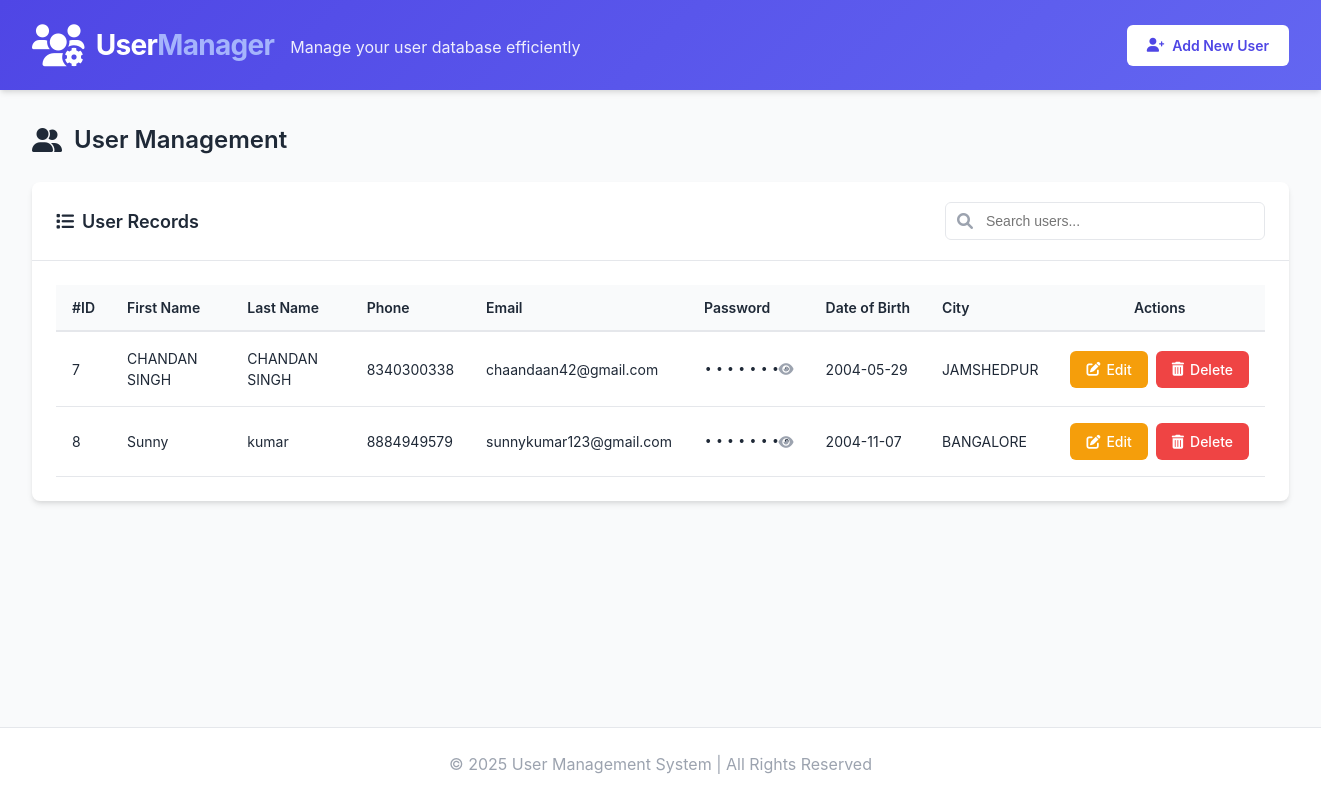
The page /php/users.php on the database as committed earlier.
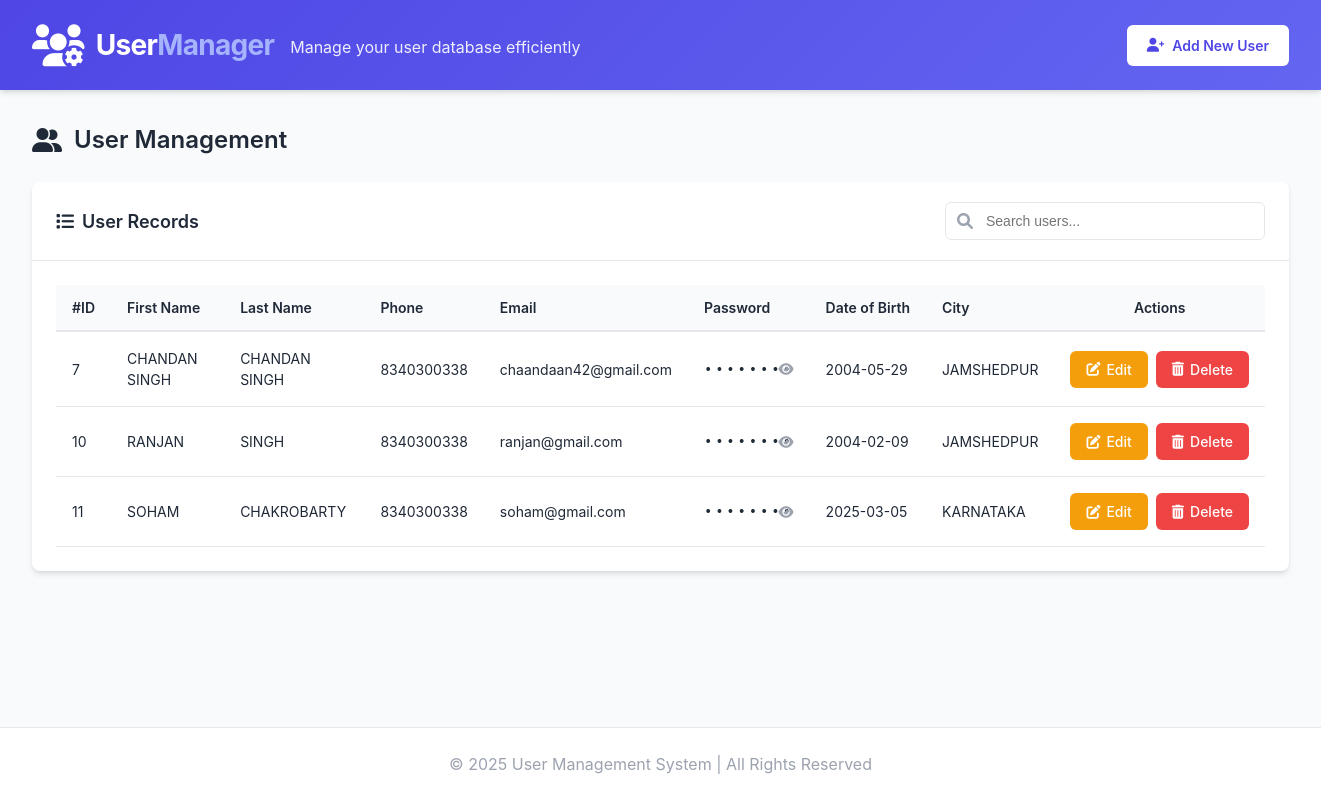
The same page on the database as committed later.
### tables this page shows
CREATE TABLE `user` (
  `ID` int(12) NOT NULL,
  `FirstName` varchar(30) NOT NULL,
  `LastName` varchar(30) NOT NULL,
  `Phone` bigint(10) NOT NULL,
  `Mail` varchar(30) NOT NULL,
  `Password` varchar(16) NOT NULL,
  `DOB` date NOT NULL,
  `City` varchar(20) NOT NULL
);

### php/users.php (the view, shortened to what the changed rows need)
<!DOCTYPE html>
<html lang="en">
<head>
    <link rel="stylesheet" href="https://cdnjs.cloudflare.com/ajax/libs/font-awesome/6.0.0-beta3/css/all.min.css">
</head>
<body>
    <div class="dashboard">
        <main class="main-content">
            <h1 class="page-title">
                <i class="fas fa-user-friends"></i>
                User Management
            </h1>
            <div class="card">
                <div class="card-header">
                    <h2 class="card-title">
                        <i class="fas fa-list"></i>
                        User Records
                    </h2>
                </div>
                <div class="card-body">
                    <div class="table-container">
                        <?php
                        include 'signup.php';
                        $query = "SELECT * FROM user";
                        $run = mysqli_query($con, $query);
                        $count = mysqli_num_rows($run);
                        if ($count > 0) {
                        ?>
                            <table id="usersTable">
                                <thead>
                                    <tr>
                                        <th>#ID</th>
                                        <th>First Name</th>
                                        <th>Last Name</th>
                                        <th>Phone</th>
                                        <th>Email</th>
                                        <th>Password</th>
                                        <th>Date of Birth</th>
                                        <th>City</th>
                                        <th class="text-center">Actions</th>
                                    </tr>
                                </thead>
                                <tbody>
                                    <?php while ($call = mysqli_fetch_assoc($run)) { ?>
                                        <tr>
                                            <td><?= htmlspecialchars($call['ID']); ?></td>
                                            <td><?= htmlspecialchars($call['FirstName']); ?></td>
                                            <td><?= htmlspecialchars($call['LastName']); ?></td>
                                            <td><?= htmlspecialchars($call['Phone']); ?></td>
                                            <td><?= htmlspecialchars($call['Mail']); ?></td>
                                            <td class="password-cell">
                                                <span class="password-hidden" data-password="<?= htmlspecialchars($call['Password']); ?>">
                                                    ••••••••
                                                </span>
                                                <button class="toggle-password">
                                                    <i class="fas fa-eye"></i>
                                                </button>
                                            </td>
                                            <td><?= htmlspecialchars($call['DOB']); ?></td>
                                            <td><?= htmlspecialchars($call['City']); ?></td>
                                            <td class="text-center">
                                                <div class="action-cell">
                                                    <a href="user_update.php?id=<?= $call['ID']; ?>" class="btn btn-edit">
                                                        <i class="fas fa-edit"></i>
                                                        <span class="hide-mobile">Edit</span>
                                                    </a>
                                                    <a href="user_delete.php?id=<?= $call['ID']; ?>"
                                                       onclick="return confirm('Are you sure you want to delete this user? This action cannot be undone.');"
                                                       class="btn btn-delete">
                                                        <i class="fas fa-trash-alt"></i>
                                                        <span class="hide-mobile">Delete</span>
                                                    </a>
                                                </div>
                                            </td>
                                        </tr>
                                    <?php } ?>
                                </tbody>
                            </table>
                        <?php
                        }
                        ?>
                    </div>
                </div>
            </div>
        </main>
    </div>
</body>
</html>

Rows that differ between the two databases and show on the page:
removed user: ID "8", FirstName "Sunny", LastName "kumar", Phone "8884949579", Mail "sunnykumar123@gmail.com", DOB "2004-11-07", City "BANGALORE"
added user: ID "10", FirstName "RANJAN", LastName "SINGH", Phone "8340300338", Mail "ranjan@gmail.com", DOB "2004-02-09", City "JAMSHEDPUR"
added user: ID "11", FirstName "SOHAM", LastName "CHAKROBARTY", Phone "8340300338", Mail "soham@gmail.com", DOB "2025-03-05", City "KARNATAKA"
